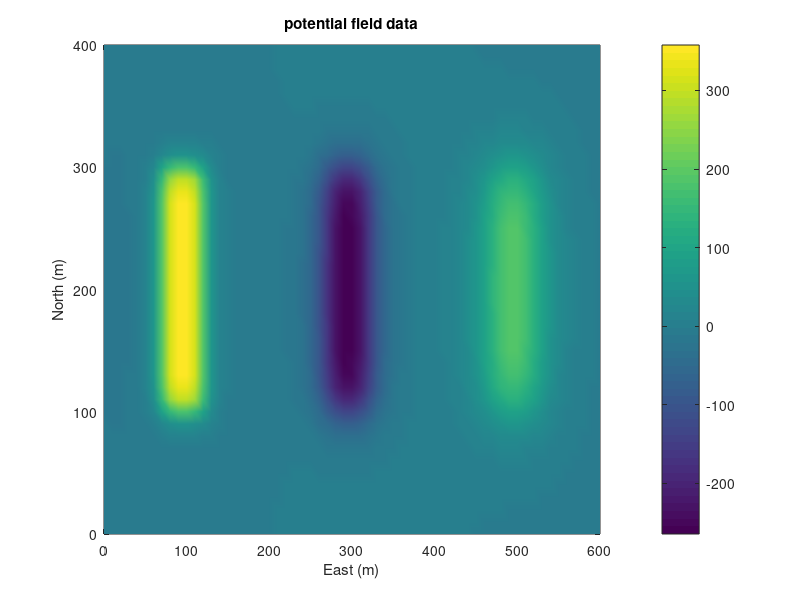

This chart was generated by the following MATLAB code: (Note: this script raises an error after producing the figure.)
% INSTRUCTIONS FOR RUNNING NHF
% 
% NHF.m is a Matlab program for performing the edge enhancement described in the accompanying paper. 
% Place the program in your work directory along with the demonstration data file
% Pass the MatLab 2020a test

clc;
clear all;

% 'parallelepiped.mat' coressponds to section 'The single parallelepiped'
% 'magData.mat' and 'noisyMagData.mat' coressponds to section 'Three prisms'
% 'bishop.mat' coressponds to section 'The Bishop model'
obs = load('magData.mat');
obs = obs.obs;
x = obs.x;
y = obs.y;
v = obs.v;

figure;
pcolor(y, x, v); shading interp; hold on;
xlabel('East (m)');
ylabel('North (m)');
title('potential field data')
colorbar;

% now we can get the response of NHF (normalized Harris filter)
f = 1e-8;   % adjust f to get desired result.
k = 1;   % we recommend not to change this
[NHFR, R, upperEnv, ind1, ind2] = NHF(x, y, v, f, k);

figure;
pcolor(y, x, NHFR); shading interp; hold on;
xlabel('East (m)');
ylabel('North (m)');
title('NHF response')
colorbar;

% E-mail me if you have any problems.
% Tao Chen
% chentaosx@hotmail.com